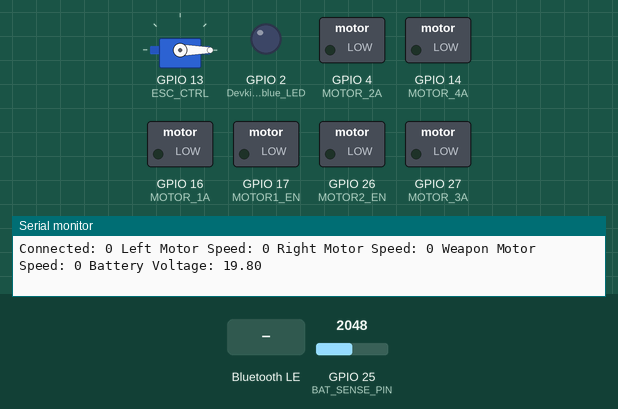
A sketch run on a simulated ESP32. Parts: servo, switched loads named in the sketch (green lamp = pin HIGH), output pins drawn as LEDs (lit = HIGH), the last lines printed to the serial monitor. The inputs (shaded band) are chosen by the test bench; at power-on: GPIO 25 (BAT_SENSE_PIN) = 2048. Nothing arrives over Bluetooth unless stated; a phone connects over Bluetooth LE 3 s after start.

Above: at 1.2 s.
1.3 s: Bluetooth LE write "1" received
At 3.7 s:
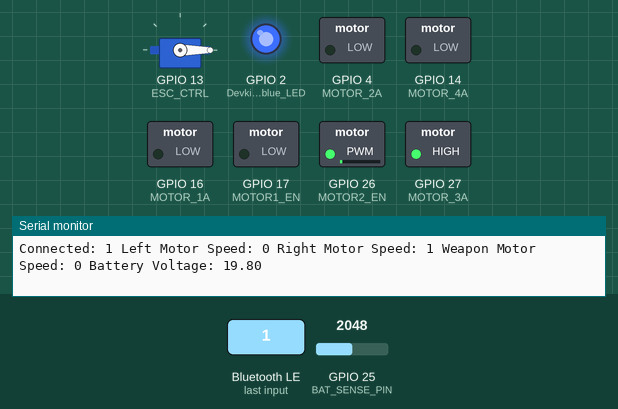
4.3 s: Bluetooth LE write "1" received
At 5.3 s:
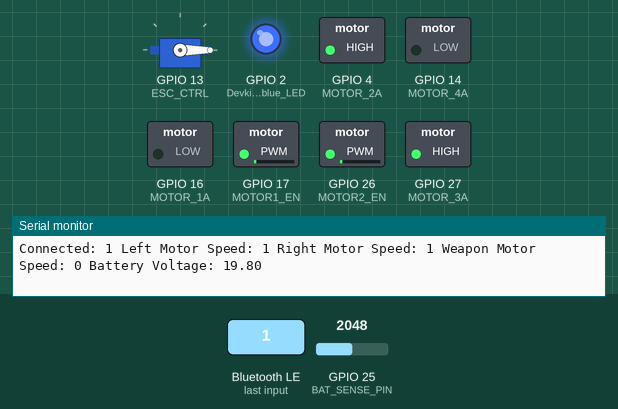
5.8 s: Bluetooth LE write "90" received
At 6.4 s:
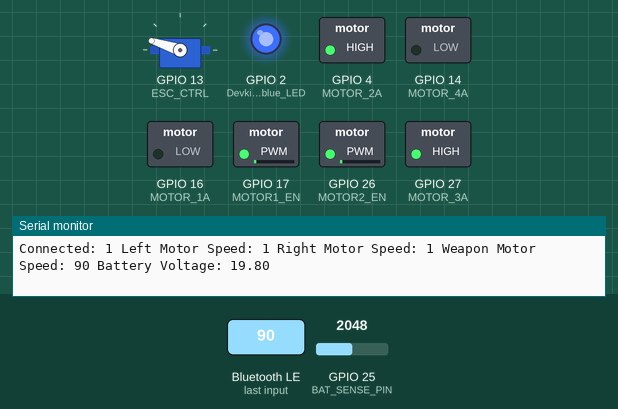
7.3 s: Bluetooth LE write "90" received
At 8.5 s:
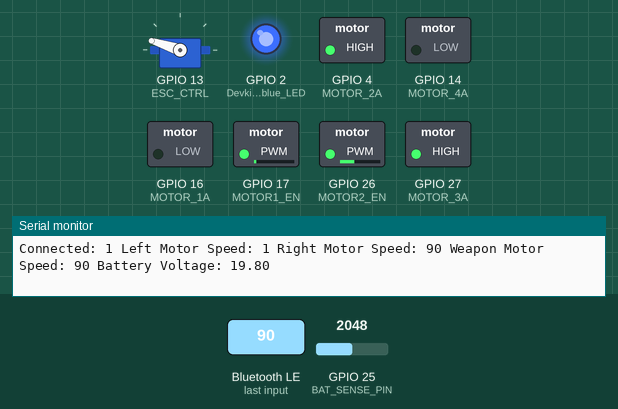
8.8 s: Bluetooth LE write "90" received
At 9.9 s:
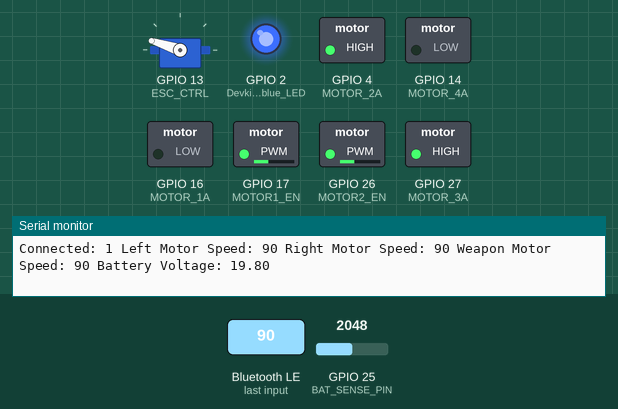
10.3 s: Bluetooth LE write "1" received
At 11.1 s:
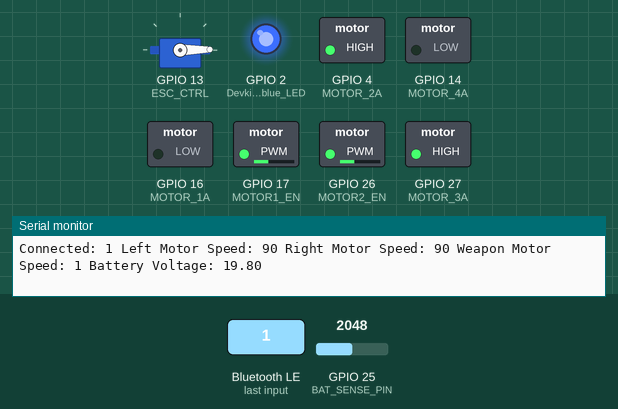
Timing chart, 0 to 12.8 s (numbered marks = the images above; inputs shaded):
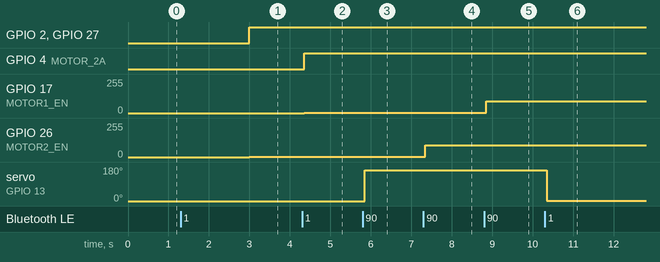

The sketch:

firmware.ino
```cpp
/*TODO:
   -ESC interface
   -Analog voltage readings
*/

//requires https://github.com/madhephaestus/ESP32Servo


#include <BLEDevice.h>
#include <BLEUtils.h>
#include <BLEServer.h>
#include <ESP32Servo.h>
#include <driver/adc.h>

#define SERVICE_UUID        "b2ee9903-faef-4800-970b-28c4f243893f"
#define RIGHT_MOTOR_UUID         "b2ee9903-faef-4800-970b-28c4f2438940"
#define LEFT_MOTOR_UUID          "b2ee9903-faef-4800-970b-28c4f2438941"
#define WEAPON_SPEED_UUID        "b2ee9903-faef-4800-970b-28c4f2438942"
#define BATTERY_VOLTAGE_UUID     "b2ee9903-faef-4800-970b-28c4f2438943"
void initBLE();

Servo ESC;

boolean connected = false;
int rightMotorSpeed = 0;
int leftMotorSpeed = 0;
int weaponSpeed = 0;

unsigned long lastBatteryVoltageUpdate = 0;
#define BATTERY_VOLTAGE_UPDATE_RATE 1000 //ms between updates

//it's easier to just calibrate the ADC from test values
#define ADC_8V_VALUE 735
#define ADC_12V_VALUE 1180

#define ESC_CTRL 13
#define BAT_SENSE_ADC_CH 8
#define BAT_SENSE_PIN 25

#define MOTOR1_EN 17
#define MOTOR1_CHANNEL 0
#define MOTOR_1A 16
#define MOTOR_2A 4

#define MOTOR2_EN 26
#define MOTOR2_CHANNEL 1
#define MOTOR_3A 27
#define MOTOR_4A 14

void setup() {
  Serial.begin(115200);
  initBLE();
  //PWM Config
  ledcSetup(MOTOR1_CHANNEL, 1000, 8);
  ledcSetup(MOTOR2_CHANNEL, 1000, 8);
  ledcAttachPin(MOTOR1_EN, MOTOR1_CHANNEL);
  ledcAttachPin(MOTOR2_EN, MOTOR2_CHANNEL);

  //servo
  // Allow allocation of timer 3
  ESP32PWM::allocateTimer(3);
  ESC.setPeriodHertz(50);// Standard 50hz servo
  ESC.attach(ESC_CTRL, 500, 2400);

  //standard IO config
  pinMode(MOTOR_1A, OUTPUT);
  pinMode(MOTOR_2A, OUTPUT);
  pinMode(MOTOR_3A, OUTPUT);
  pinMode(MOTOR_4A, OUTPUT);
  pinMode(2, OUTPUT); //DevkitC blue LED
}

void writeMotor(int motor, int speed) {
  if (motor == 1) {
    ledcWrite(MOTOR2_CHANNEL, abs(speed));
    digitalWrite(MOTOR_3A, speed > 0 );
    digitalWrite(MOTOR_4A, speed < 0 );
  } else {
    ledcWrite(MOTOR1_CHANNEL, abs(speed));
    digitalWrite(MOTOR_1A, speed < 0);
    digitalWrite(MOTOR_2A, speed > 0);
  }
}

void setWeaponSpeed(int speed) {
  ESC.write(map(speed, 0, 100, 0, 180));
}

float getBatteryVoltage() {
  //apply linear interpretation on values read from the ADC, technically speaking this allows the voltage divider to be made
  //from any values of resistor as long as the voltage present on the pin is < 3.6V. Calibration values can be filled in above.
  return ((float)readBatRaw() - (float)ADC_8V_VALUE) * ((12.0 - 8.0) / (ADC_12V_VALUE - ADC_8V_VALUE)) + 8;
}

unsigned long lastDebugString = 0;

int readBatRaw() {
  int read_raw;
  adc2_config_channel_atten((adc2_channel_t) BAT_SENSE_ADC_CH, ADC_ATTEN_11db );
  adc2_get_raw((adc2_channel_t) BAT_SENSE_ADC_CH, ADC_WIDTH_BIT_12, &read_raw);
  return read_raw;
}

void loop() {
  if (connected) {
    writeMotor(0, leftMotorSpeed);
    writeMotor(1, rightMotorSpeed);
    setWeaponSpeed(weaponSpeed);

    if (BATTERY_VOLTAGE_UPDATE_RATE + lastBatteryVoltageUpdate < millis()) {
      lastBatteryVoltageUpdate = millis();
      updateBatteryVoltage();
    }
  } else {
    writeMotor(0, 0);
    writeMotor(1, 0);
    setWeaponSpeed(0);
  }

  if (250 + lastDebugString < millis()) {
    lastDebugString = millis();
    Serial.println("Connected: " + String(connected) + " Left Motor Speed: " + String(leftMotorSpeed) + " Right Motor Speed: " + String(rightMotorSpeed) +  " Weapon Motor Speed: " + String(weaponSpeed) + " Battery Voltage: " + String(getBatteryVoltage()));
  }

}
```

Bluetooth.ino
```cpp
BLECharacteristic *batteryVoltage;

class cb : public BLEServerCallbacks    {
    void onConnect(BLEServer* pServer) {
      connected = true;
      digitalWrite(2, HIGH);
      Serial.println("BLE Device Connected");
    }
    void onDisconnect(BLEServer* pServer) {
      connected = false;
      digitalWrite(2, LOW);
      Serial.println("BLE Device Disconnected");
    }
};

class rightMotorCallback : public BLECharacteristicCallbacks  {
    void onWrite(BLECharacteristic *pCharacteristic) {
      int speed = String(pCharacteristic->getValue().c_str()).toInt();
      rightMotorSpeed =  speed;
//      Serial.println("**** set right motor speed to: " + String(speed));
    }
};

class leftMotorCallback : public BLECharacteristicCallbacks  {
    void onWrite(BLECharacteristic *pCharacteristic) {
      int speed = String(pCharacteristic->getValue().c_str()).toInt();
      leftMotorSpeed =  speed;
//      Serial.println("**** set left motor speed to: " + String(speed));
    }
};


class weaponMotorCallback : public BLECharacteristicCallbacks  {
    void onWrite(BLECharacteristic *pCharacteristic) {
      int speed = String(pCharacteristic->getValue().c_str()).toInt();
      weaponSpeed =  speed;
//      Serial.println("**** set weapon motor speed to: " + String(speed));
    }
};


void initBLE() {
  BLEDevice::init("Banshee");
  BLEServer *pServer = BLEDevice::createServer();
  BLEService *pService = pServer->createService(SERVICE_UUID);

  //add server callback so we can detect when we're connected.
  pServer->setCallbacks(new cb());

  //right motor
  BLECharacteristic *rightMotor = pService->createCharacteristic(
                                    RIGHT_MOTOR_UUID,
                                    BLECharacteristic::PROPERTY_WRITE
                                  );
  rightMotor->setCallbacks(new rightMotorCallback());
  rightMotor->setValue("0");

  //left motor
  BLECharacteristic *leftMotor = pService->createCharacteristic(
                                   LEFT_MOTOR_UUID,
                                   BLECharacteristic::PROPERTY_WRITE
                                 );
  leftMotor->setCallbacks(new leftMotorCallback());
  leftMotor->setValue("0");


  //weapon
  BLECharacteristic *weaponSpeed = pService->createCharacteristic(
                                     WEAPON_SPEED_UUID,
                                     BLECharacteristic::PROPERTY_WRITE
                                   );
  weaponSpeed->setCallbacks(new weaponMotorCallback());
  weaponSpeed->setValue("0");

  //battery voltage
  batteryVoltage = pService->createCharacteristic(
                     BATTERY_VOLTAGE_UUID,
                     BLECharacteristic::PROPERTY_READ   |
                     BLECharacteristic::PROPERTY_NOTIFY
                   );

  pService->start();
  // BLEAdvertising *pAdvertising = pServer->getAdvertising();  // this still is working for backward compatibility
  BLEAdvertising *pAdvertising = BLEDevice::getAdvertising();
  pAdvertising->addServiceUUID(SERVICE_UUID);
  pAdvertising->setScanResponse(true);
  pAdvertising->setMinPreferred(0x06);  // functions that help with iPhone connections issue
  pAdvertising->setMinPreferred(0x12);
  BLEDevice::startAdvertising();
}

void updateBatteryVoltage() {
  batteryVoltage->setValue(String(getBatteryVoltage(),2).c_str());
  batteryVoltage->notify();
}
```

Measured:
- after the input at 1.3 s, GPIO 26 (MOTOR2_EN): 0/255 → 1/255 after 1.7 s; GPIO 27 (MOTOR_3A): LOW → HIGH after 1.7 s
- after the input at 4.3 s, GPIO 4 (MOTOR_2A): LOW → HIGH after 0.05 s; GPIO 17 (MOTOR1_EN): 0/255 → 1/255 after 0.05 s
- after the input at 5.8 s, servo on GPIO 13 (ESC_CTRL): 0° → 162° after 0.05 s
- after the input at 7.3 s, GPIO 26 (MOTOR2_EN): 1/255 → 90/255 after 0.05 s
- after the input at 8.8 s, GPIO 17 (MOTOR1_EN): 1/255 → 90/255 after 0.05 s
- after the input at 10.3 s, servo on GPIO 13 (ESC_CTRL): 162° → 1° after 0.05 s
